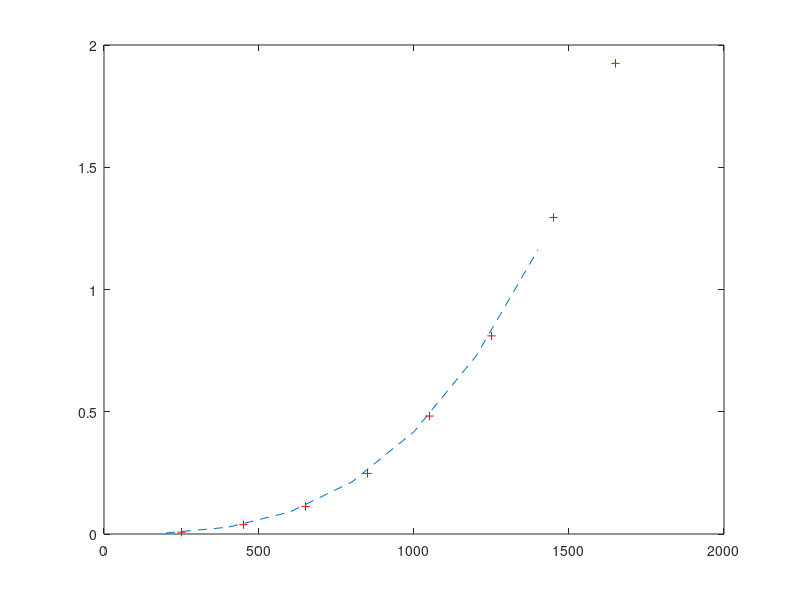
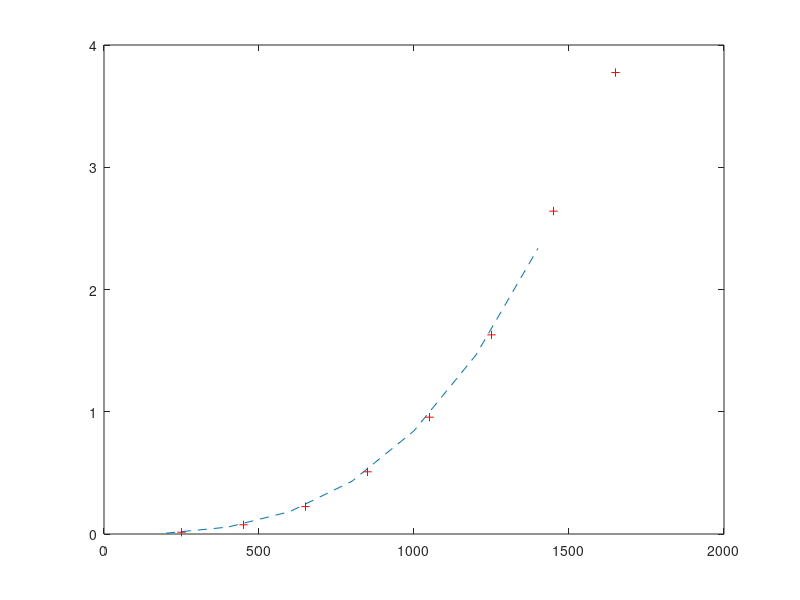

Write MATLAB code to recreate these figures, in order.
clear; clc;
%erwthma 1
n = 200:200:1400;
n2 = 250:200:1750;

time1 = zeros(1,7);
time2 = zeros(1,7);

for i = 1:length(n)
    A = rand( n(i) );
    
    % X = qr(A)
    tic
    X = qr(A);
    time1(i) = toc;

    % [Q,R] = qr(A)
    tic
    [Q,R] = qr(A);
    time2(i) = toc;
end

%[T_x_n, S1, mu1]= polyfit(n, time1, 3);
T_x_n = polyfit(n, time1, 3);

%[T_QR_n, S2, mu2]= polyfit(n, time2, 3);
T_QR_n= polyfit(n, time2, 3);



%erwthma 3
disp('part3')
time1_3 = zeros(1,8);
time2_3 = zeros(1,8);

newT_x_n  = polyval(T_x_n , n);
newT_QR_n = polyval(T_QR_n, n);

for k = 1:length(n2)
    B = rand(n2(k));

    % X = qr(A) 
    tic
    X = qr(B);
    time1_3(k) = toc;

    %[Q,R] = qr(A)
    tic
    [Q,R] = qr(B);
    time2_3(k) = toc;
end

figure;
plot(n, newT_x_n,'--', n2, time1_3,'r+')
figure;
plot(n, newT_QR_n,'--', n2, time2_3,'r+')



